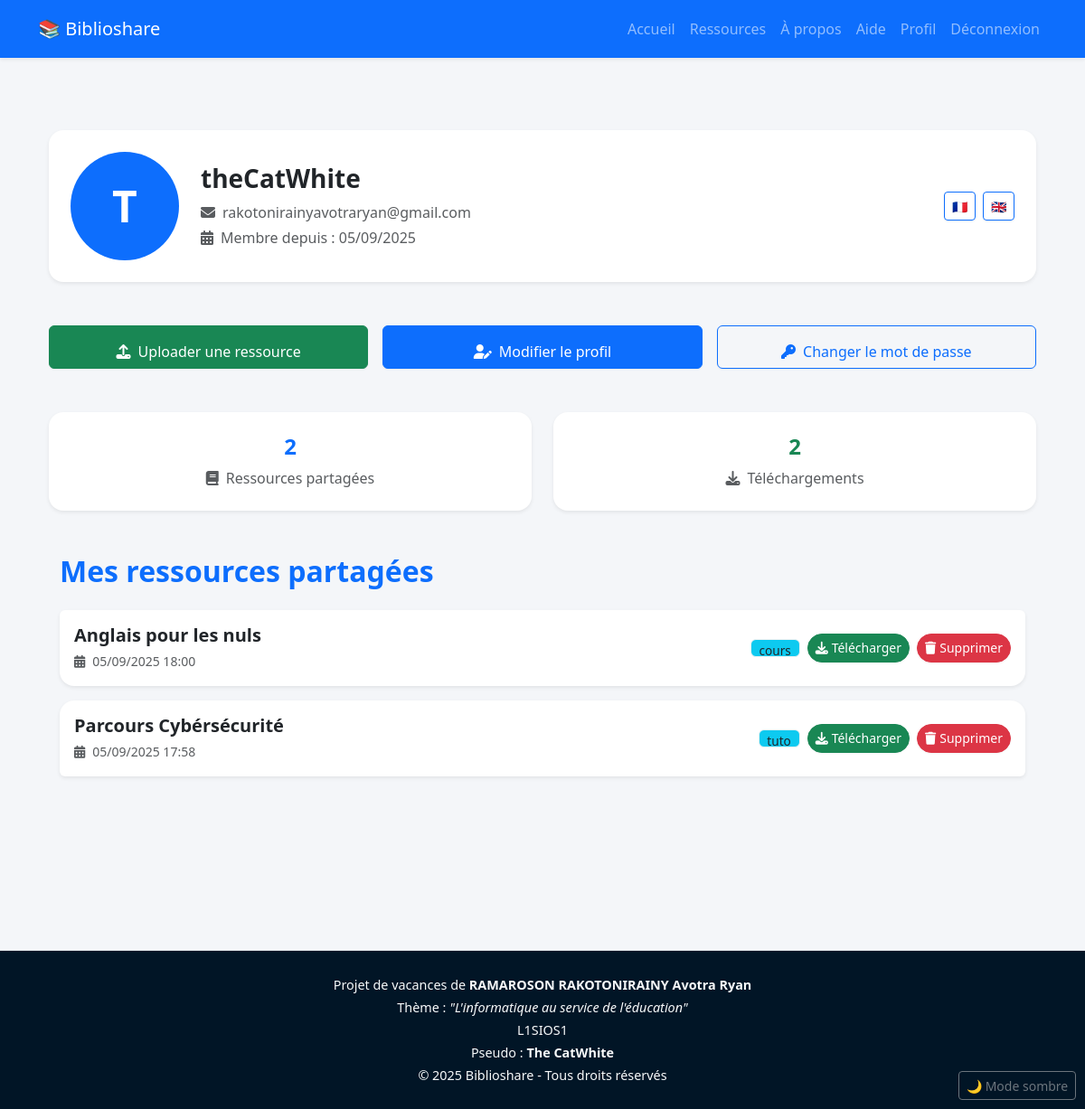
The app's page /fr/profil/ (signed in), older data.
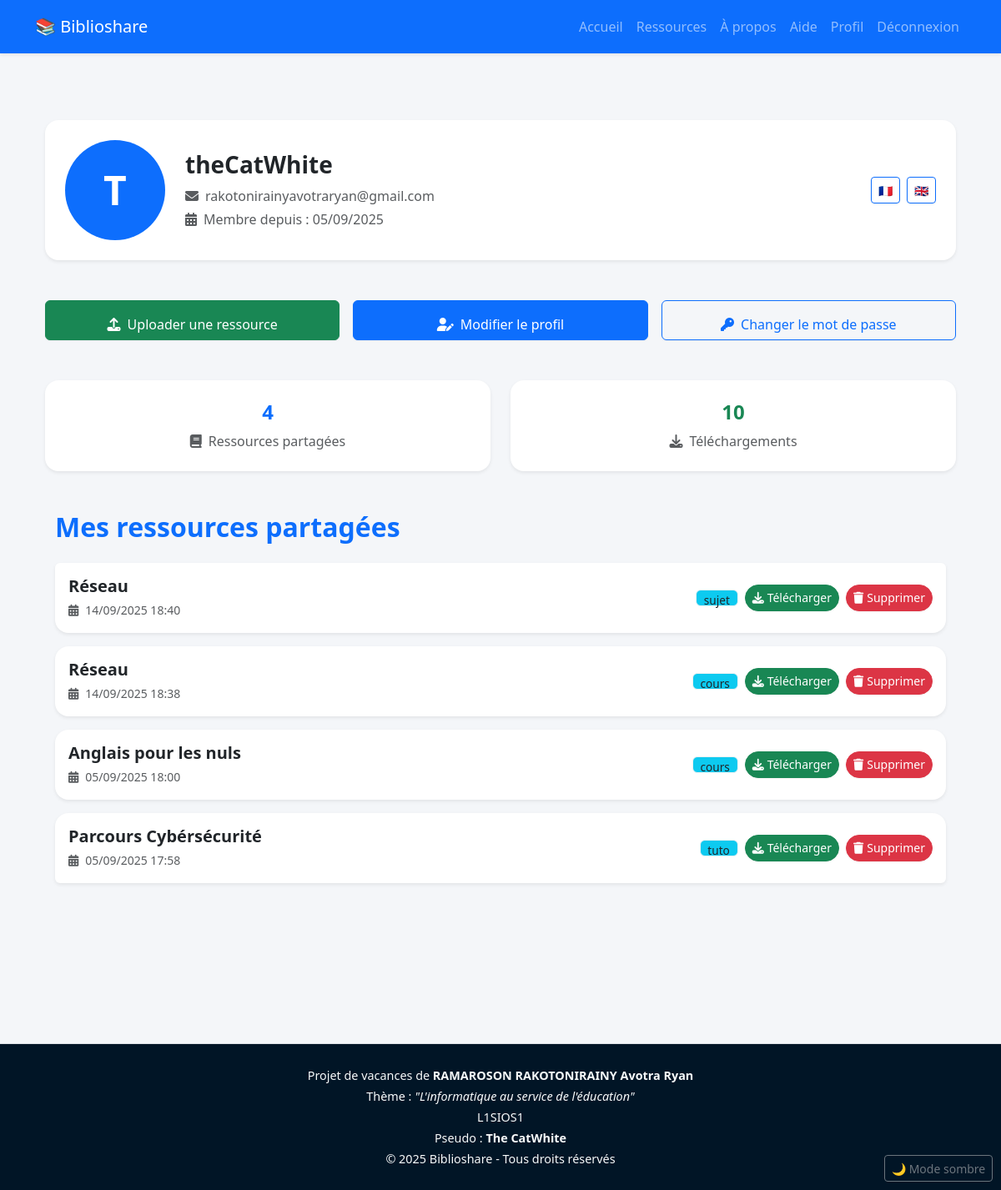
The same page, newer data.
### Ressource/models.py (models this page shows, shortened)
class Ressource(models.Model):
    TYPE_CHOICES = [
        ('cours', 'Cours'),
        ('sujet', 'Sujet'),
        ('correction', 'Correction'),
        ('tuto', 'Tutoriel'),
        ('livre', 'Livre'),
    ]
    titre = models.CharField(max_length=255)
    fichier = models.FileField(upload_to="ressources/")
    type = models.CharField(max_length=20, choices=TYPE_CHOICES)
    date_ajout = models.DateTimeField(auto_now_add=True)
    proprietaire = models.ForeignKey(settings.AUTH_USER_MODEL, on_delete=models.CASCADE, related_name="ressources")

### Utilisateur/views.py (the view)
# urls.py: path('profil/', views.profil, name='profil'),
@login_required
def profil(request):
    ressources = Ressource.objects.filter(proprietaire=request.user).order_by('-date_ajout')
    telechargements = Telechargement.objects.filter(proprietaire=request.user).order_by('-date_telechargement')
    context = {
        'ressources': ressources,
        'telechargements': telechargements,
    }
    return render(request, 'user/profil.html', context)

### templates/user/profil.html (shortened to what this page needs)
{% extends "user/base.html" %}
{% load i18n %}
{% block content %}
<link href="https://cdn.jsdelivr.net/npm/bootstrap@5.3.2/dist/css/bootstrap.min.css" rel="stylesheet">
<link rel="stylesheet" href="https://cdnjs.cloudflare.com/ajax/libs/font-awesome/6.4.2/css/all.min.css">
<main class="container py-5">
  <div class="card card-profile shadow-sm p-4 mb-5">
    <div class="d-flex flex-column flex-md-row align-items-center">
        <div class="avatar me-4 mb-3 mb-md-0">{{ user.username|first|upper }}</div>
        <div class="flex-grow-1">
            <h3>{{ user.username }}</h3>
            <p class="text-muted mb-1"><i class="fas fa-envelope me-2"></i>{{ user.email }}</p>
            <p class="text-muted mb-0"><i class="fas fa-calendar-alt me-2"></i>{% trans "Membre depuis :" %} {{ user.date_joined|date:"d/m/Y" }}</p>
        </div>
        <div class="d-flex mt-3 mt-md-0 ms-md-3 gap-2">
            <form action="{% url 'set_language' %}" method="post">
                <button type="submit" class="btn btn-outline-primary btn-sm">🇫🇷</button>
            </form>
            <form action="{% url 'set_language' %}" method="post">
                <button type="submit" class="btn btn-outline-primary btn-sm">🇬🇧</button>
            </form>
        </div>
    </div>
  </div>
  <div class="row g-3 mb-5 text-center">
    <div class="col-md-4">
        <a href="{% url 'ressource:upload_ressource' %}" class="btn btn-success w-100 py-3 btn-action">
            <i class="fas fa-upload me-2"></i>{% trans "Uploader une ressource" %}
        </a>
    </div>
    <div class="col-md-4">
        <a href="{% url 'utilisateur:modifier_profil' %}" class="btn btn-primary w-100 py-3 btn-action">
            <i class="fas fa-user-edit me-2"></i>{% trans "Modifier le profil" %}
        </a>
    </div>
    <div class="col-md-4">
        <a href="{% url 'utilisateur:modifier_mot_de_passe' %}" class="btn btn-outline-primary w-100 py-3 btn-action">
            <i class="fas fa-key me-2"></i>{% trans "Changer le mot de passe" %}
        </a>
    </div>
  </div>
  <div class="row g-4 mb-5 text-center">
    <div class="col-md-6">
        <div class="card shadow-sm p-4 border-0 rounded-4">
            <h4 class="fw-bold text-primary">{{ ressources|length }}</h4>
            <p class="text-muted mb-0"><i class="fas fa-book me-2"></i>{% trans "Ressources partagées" %}</p>
        </div>
    </div>
    <div class="col-md-6">
        <div class="card shadow-sm p-4 border-0 rounded-4">
            <h4 class="fw-bold text-success">{{ telechargements|length }}</h4>
            <p class="text-muted mb-0"><i class="fas fa-download me-2"></i>{% trans "Téléchargements" %}</p>
        </div>
    </div>
  </div>
  <div class="container my-5">
      <h2 class="mb-4 text-primary fw-bold">{% trans "Mes ressources partagées" %}</h2>
      {% if ressources %}
      <div class="list-group">
          {% for r in ressources %}
          <div class="list-group-item d-flex justify-content-between align-items-center shadow-sm mb-3 p-3 hover-shadow">
              <div>
                  <h5 class="mb-1 fw-semibold">{{ r.titre }}</h5>
                  <small class="text-muted"><i class="fas fa-calendar-alt me-2"></i>{{ r.date_ajout|date:"d/m/Y H:i" }}</small>
              </div>
              <div class="d-flex align-items-center gap-2">
                  <span class="badge bg-info text-dark badge-type">{{ r.type }}</span>
                  <a href="{{ r.fichier.url }}" class="btn btn-sm btn-success rounded-pill"><i class="fas fa-download me-1"></i>{% trans "Télécharger" %}</a>
                  <a href="{% url 'ressource:supprimer_ressource' r.id %}" class="btn btn-sm btn-danger rounded-pill"><i class="fas fa-trash me-1"></i>{% trans "Supprimer" %}</a>
              </div>
          </div>
          {% endfor %}
      </div>
      {% else %}
      <div class="alert alert-info shadow-sm rounded-4" role="alert">
          {% trans "Vous n'avez encore partagé aucune ressource." %}
      </div>
      {% endif %}
  </div>
</main>
{% endblock %}

Row changes from the older to the newer data that the page shows:
added Ressource: titre "Réseau", date_ajout "14/09/2025 18:40", type "sujet"
added Ressource: titre "Réseau", date_ajout "14/09/2025 18:38", type "cours"
Text that changed along with them:
{{ ressources|length }}: "2" → "4"
{{ telechargements|length }}: "2" → "10"
